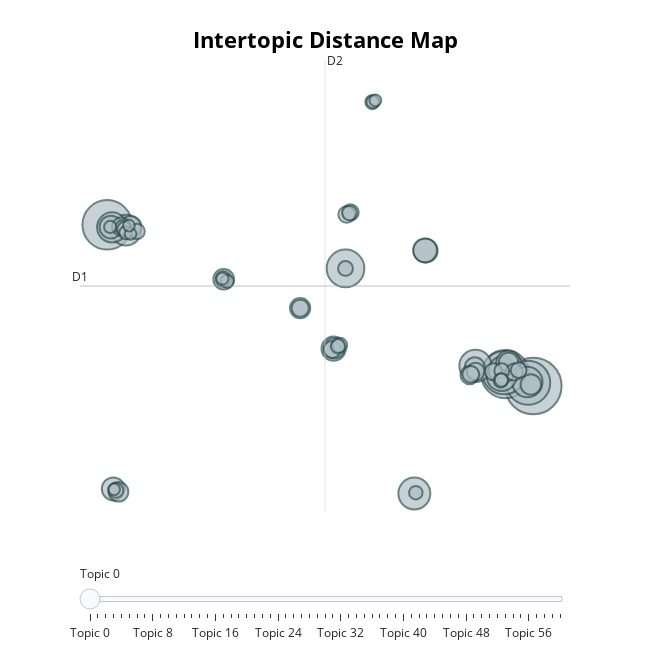

This figure's notebook cell:
### Code cell
bert_topic_model2.visualize_topics()
